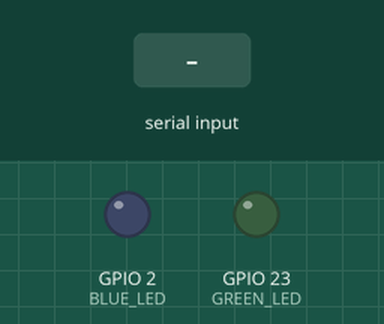
Bench run of a sketch on a simulated ESP32. On the bench: output pins drawn as LEDs (lit = HIGH). The inputs (shaded band) are chosen by the test bench.

Above: at 1.2 s.
1.3 s: "v" received over Serial
At 2.4 s:
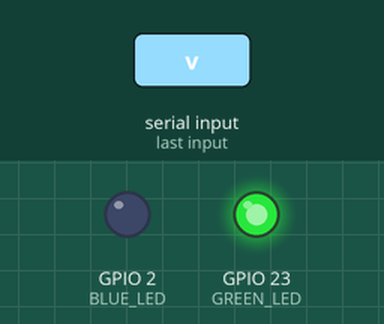
2.8 s: "a" received over Serial
At 3.7 s:
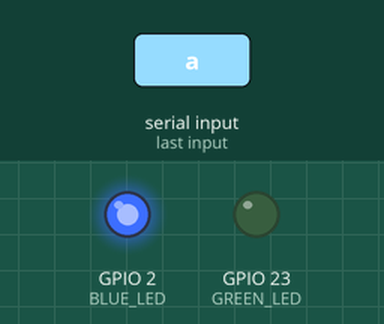
4.3 s: "V" received over Serial
At 4.9 s:
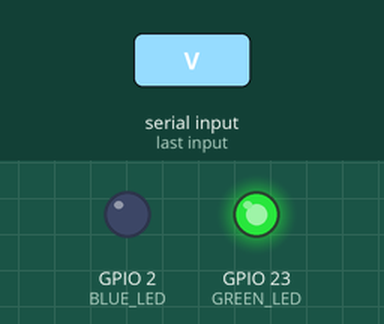
5.8 s: "A" received over Serial
At 6.1 s:
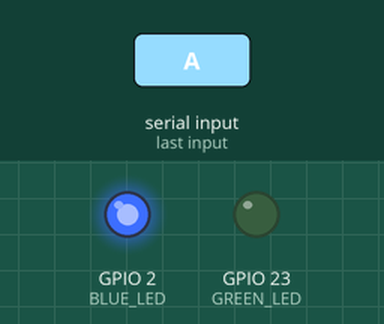
Timing chart, 0 to 8.3 s (numbered marks = the images above; inputs shaded):
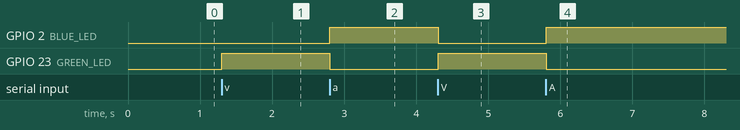

The sketch:

sketch.ino
```cpp
const short GREEN_LED = 23; //valor por defecto en placa UTN
const short BLUE_LED = 2; // valor por defecto en Esp32

void setup() {
  pinMode(GREEN_LED, OUTPUT);
  pinMode(BLUE_LED, OUTPUT);
  //Inicializar la comunicación serial:
  Serial.begin(9600);

}

void loop() {

 if(Serial.available() != 0){
    char car = Serial.read();
    if(car == 'v' || car == 'V'){
      digitalWrite(GREEN_LED, HIGH);
      digitalWrite(BLUE_LED, LOW);
    }
    else if(car == 'a' || car == 'A'){
      digitalWrite(GREEN_LED, LOW);
      digitalWrite(BLUE_LED, HIGH);
    }
  }

  delay(100);
}
```

Measured:
- after the input at 1.3 s, GPIO 23 (GREEN_LED): LOW → HIGH at once
- after the input at 2.8 s, GPIO 2 (BLUE_LED): LOW → HIGH at once; GPIO 23 (GREEN_LED): HIGH → LOW at once
- after the input at 4.3 s, GPIO 2 (BLUE_LED): HIGH → LOW at once; GPIO 23 (GREEN_LED): LOW → HIGH at once
- after the input at 5.8 s, GPIO 2 (BLUE_LED): LOW → HIGH at once; GPIO 23 (GREEN_LED): HIGH → LOW at once
